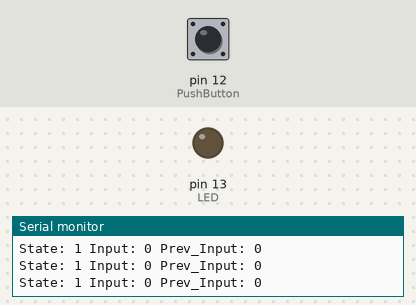
A sketch run on a simulated Arduino Uno, built with avr-gcc and run on an emulated ATmega328P. Shown: output pins drawn as LEDs (lit = HIGH), the last lines printed to the serial monitor. Inputs (shaded band) come from the test bench; at power-on: pin 12 (PushButton) HIGH.

Above: at 1.2 s.
1.3 s: pin 12 (PushButton) pulled LOW for 0.15 s
At 2.2 s:
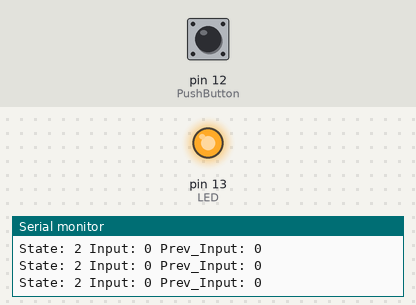
2.9 s: pin 12 (PushButton) pulled LOW for 1 s
At 3.7 s:
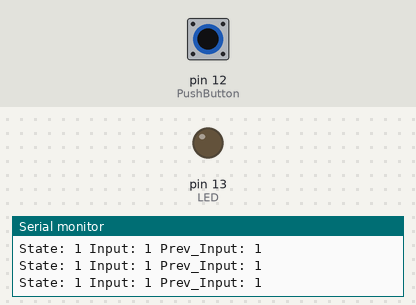
5.4 s: pin 12 (PushButton) pulled LOW for 3.2 s
At 6.0 s:
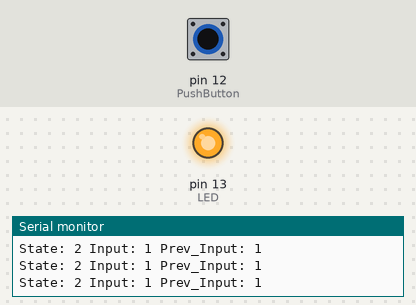
Timing chart, 0 to 8.4 s (numbered marks = the images above; inputs shaded):
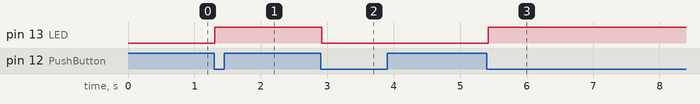

The sketch:

Toggle.ino
```cpp
/* Finite State Machine Implementation Example
 * Toggle
 *
 *          ┌─┐
 *          │ │
 *          ├─┤
 *          └─┘
 *           |
 *           |
 *     ┌───────────┐
 * +-->│State1     │---+
 * |   ├───────────┤   |
 * |   │Set LED Off│   |
 * |   └───────────┘   |
 * |Input              |Input
 * |Rising Edge        |Rising Edge
 * |   ┌───────────┐   |
 * +---│State2     │<--+
 *     ├───────────┤
 *     │Set LED On │
 *     └───────────┘
 *
 * Notes:
 * Condition evaluation priority is determined by the order in the
 * evaluation sequence.
 * State actions should be short and non-blocking. Long or complex
 * actions should be subdivided into additional states or into a
 * sub-machine.
 *
 * I/O scanning can be on-demand (each condition reads its I/O) or
 * snapshot-based (all I/O is read once at the beginning of the loop
 * and then frozen).
 * The scanning method impacts the evaluation priority of the conditions.
 *
 * Created 25-Sep-2024 by Simón Plata
 * Revised 25-Aug-2025 by Simón Plata
 *
 */

#define LED 13
#define PushButton 12

void setup() {
  // put your setup code here, to run once:
  pinMode(PushButton, INPUT_PULLUP);
  pinMode(LED, OUTPUT);
  Serial.begin(9600);
}

void loop() {
  // put your main code here, to run repeatedly:
  fsm_update();
  delay(100);
}

void fsm_update() {
 enum fsm_states {
    state_0,
    state_1,
    state_2
  };

  static enum fsm_states state = state_0;
  static int8_t Previous_Input_Value = LOW;
  int8_t Input;

  Input = !digitalRead(PushButton);
  switch(state) {

    case state_0:  if(1) {
            state = state_1;
            digitalWrite(LED, LOW);
            Serial.println("State0 --> State1");
          }
          break;

    case state_1:  if((Input == HIGH) && (Input != Previous_Input_Value)) {    // state_1 --> state_2 transition for Input rising edge
            state = state_2;
            digitalWrite(LED, HIGH);
          }
          break;

    case state_2:  if((Input == HIGH) && (Input != Previous_Input_Value)) {    // state_2 --> state_1 transition for Input rising edge
            state = state_1;
            digitalWrite(LED, LOW);
          }
          break;
  }
  Previous_Input_Value = Input;
  Serial.print("State: ");
  Serial.print(state);
  Serial.print(" Input: ");
  Serial.print(Input);
  Serial.print(" Prev_Input: ");
  Serial.println(Previous_Input_Value);
}
```

Measured:
- after the input at 1.3 s, pin 13 (LED): LOW → HIGH at once
- after the input at 2.9 s, pin 13 (LED): HIGH → LOW at once
- after the input at 5.4 s, pin 13 (LED): LOW → HIGH at once
